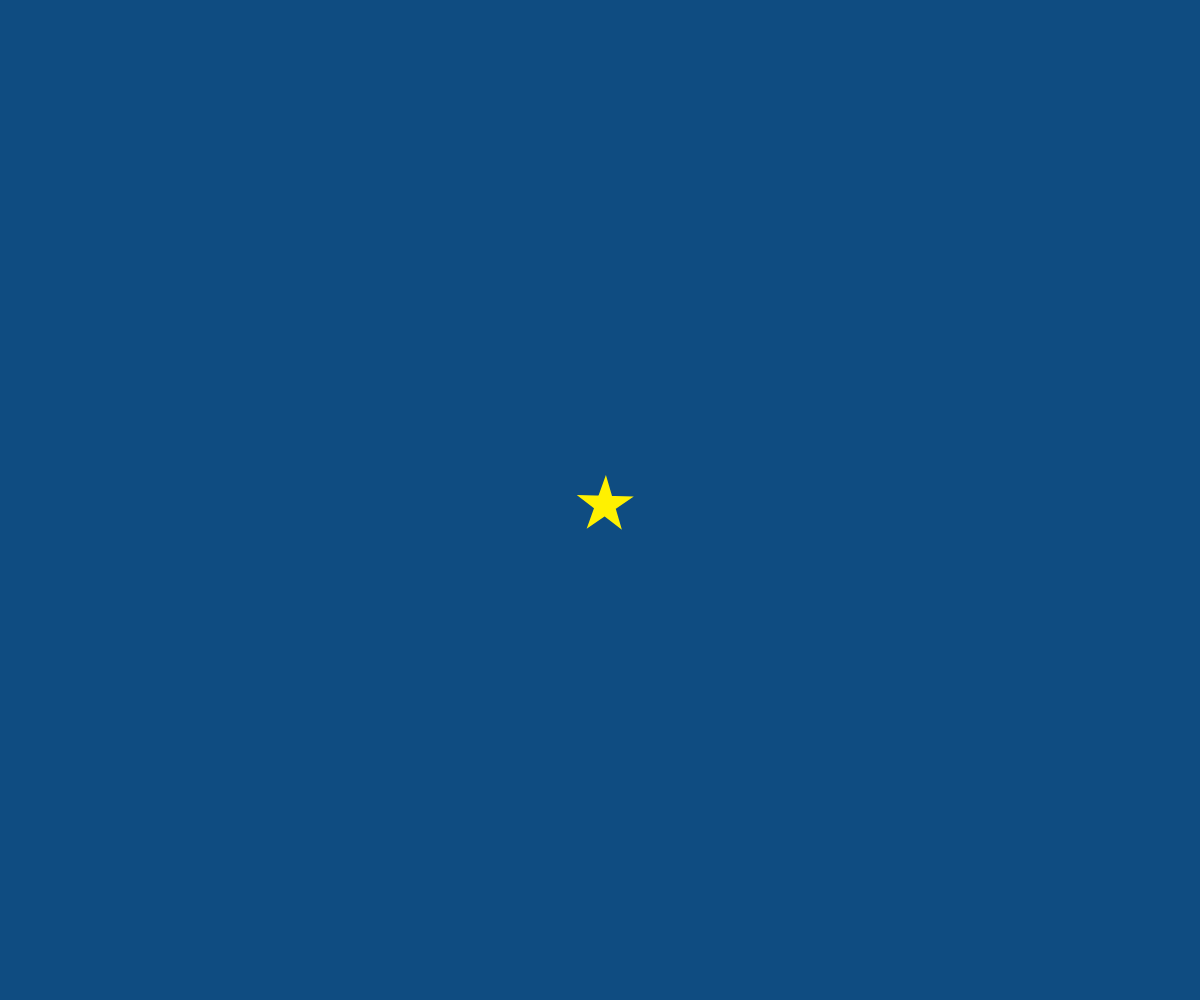
Frame 1 (no input)
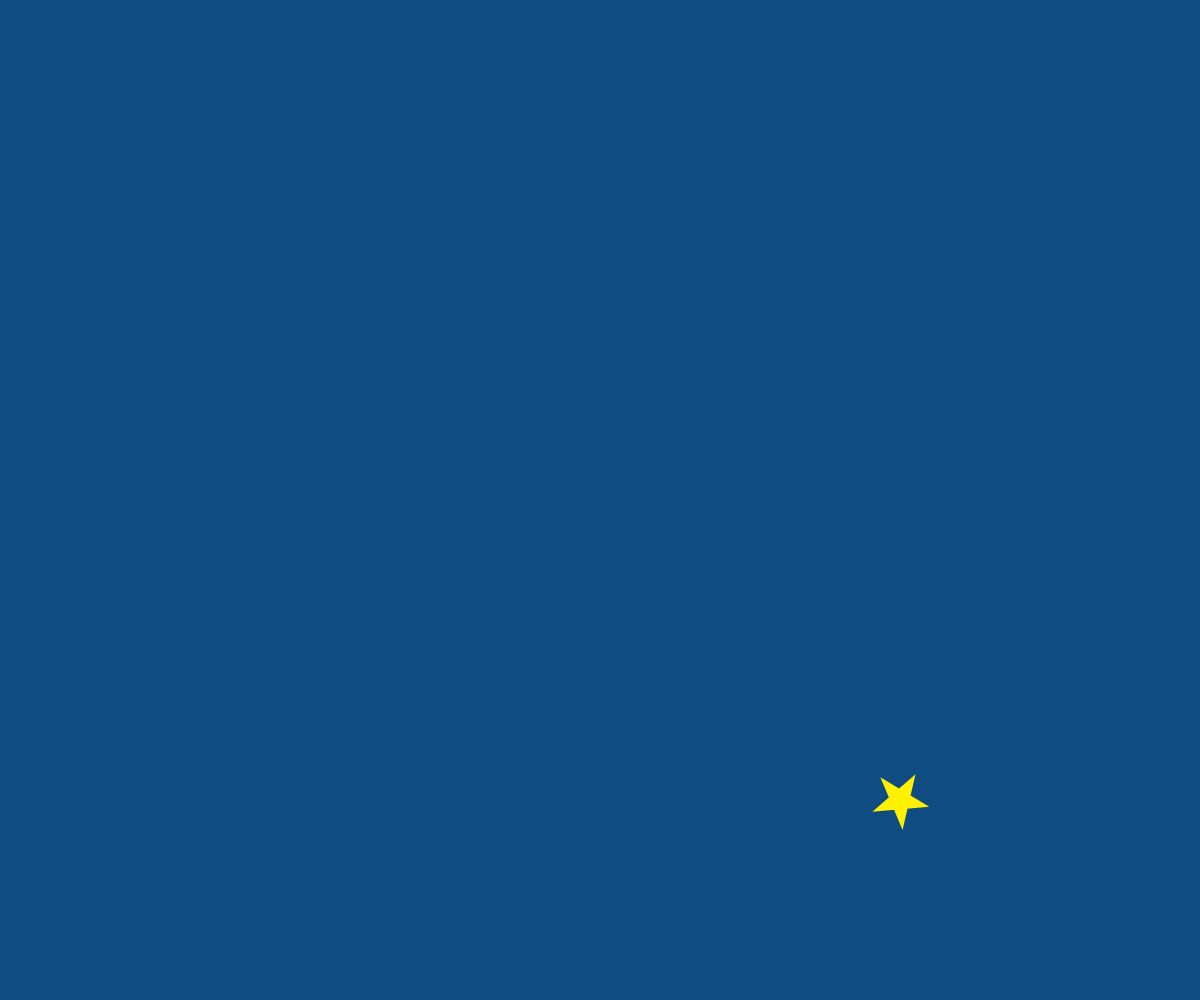
Frame 60 (no input)
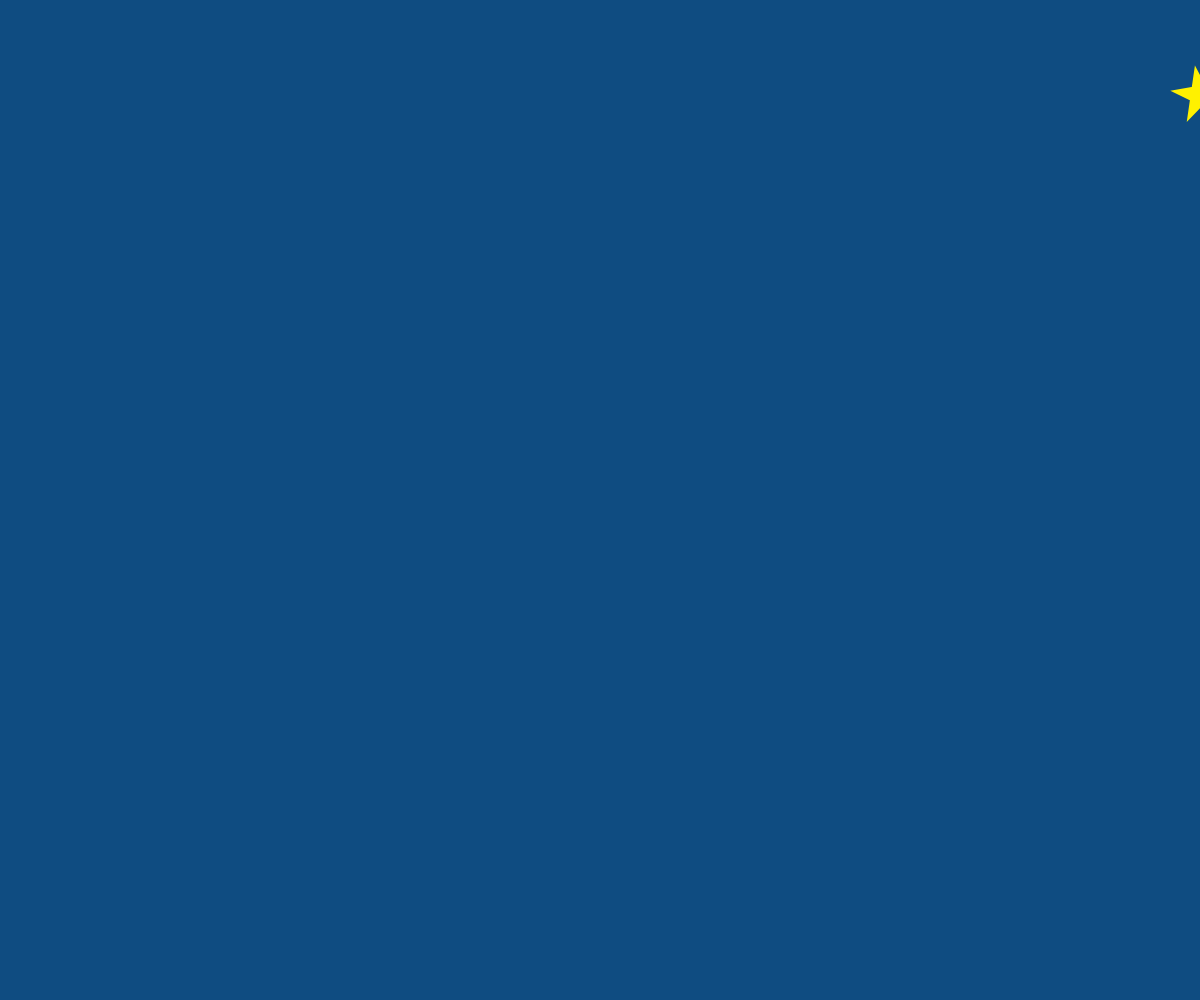
Frame 120 (the mouse pressed at the canvas centre since frame 60)

The p5.js sketch that drew these frames (run headless with seeded random() and noise() and a simulated clock; from frame 60 on, the mouse is pressed at the canvas centre):

// p5.js sketch
// ── sketch.js
// テキスト「アニメーション」
let x, y, vx, vy;
let angle;

function setup(){
  createCanvas(windowWidth, windowHeight);
  x = width / 2;
  y = height / 2;
  vx = 5;
  vy = 5;
  angle = 0;
}

function draw(){
  background(15, 76, 129);
  // BLANK[2] (hint: 作った star 関数を使います)
  x += vx;
  y += vy;
  angle += 0.03;
  noStroke();
  fill(255, 241, 0);
  star(x,y,30,angle);

  // 端の処理パターン (1) 反対側から出てくる
  if(x > width){ x = 0; }
  else if(x < 0){ x = width; }
  if(y > height){ y = 0; }
  if(y < 0){ y = height; }
}

function star(cx, cy, r, angle){
  beginShape();
  for(var i = 0; i < 20; i++){
    var theta = TWO_PI * i * 2 / 5 - HALF_PI + angle;
    // BLANK[1] (hint: angle 分だけ星を回転させるには？)
    var x = cx + cos(theta) * r;
    var y = cy + sin(theta) * r;
    vertex(x,y);
  }
  endShape(CLOSE);
}

function windowResized(){
  resizeCanvas(windowWidth, windowHeight);
}
